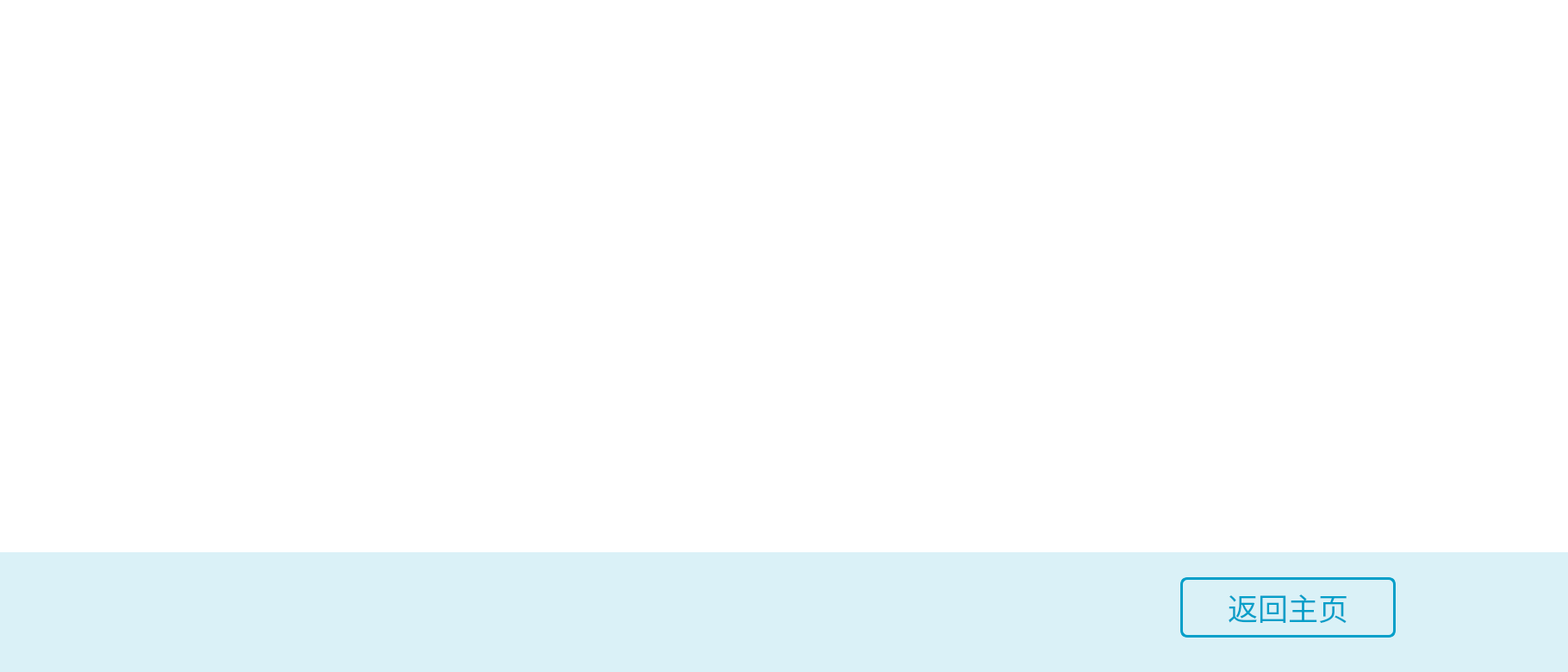
<?xml version="1.0" encoding="UTF-8"?>
<ui version="4.0">
 <class>IntensiveTreatAcupointRecogClass</class>
 <widget class="QWidget" name="IntensiveTreatAcupointRecogClass">
  <property name="geometry">
   <rect>
    <x>0</x>
    <y>0</y>
    <width>1820</width>
    <height>780</height>
   </rect>
  </property>
  <property name="windowTitle">
   <string>IntensiveTreatAcupointRecog</string>
  </property>
  <widget class="QLabel" name="label_7">
   <property name="geometry">
    <rect>
     <x>0</x>
     <y>0</y>
     <width>1820</width>
     <height>641</height>
    </rect>
   </property>
   <property name="styleSheet">
    <string notr="true">QLabel
{
	background-color:#FFFFFF;
}</string>
   </property>
   <property name="text">
    <string/>
   </property>
  </widget>
  <widget class="QPushButton" name="pushButton_DragModel">
   <property name="geometry">
    <rect>
     <x>90</x>
     <y>170</y>
     <width>471</width>
     <height>262</height>
    </rect>
   </property>
   <property name="font">
    <font>
     <family>阿里巴巴普惠体</family>
     <pointsize>26</pointsize>
     <weight>75</weight>
     <bold>true</bold>
    </font>
   </property>
   <property name="styleSheet">
    <string notr="true">QPushButton
{
border:none;
background:transparent;
}</string>
   </property>
   <property name="text">
    <string/>
   </property>
   <property name="icon">
    <iconset resource="PhysicalTherapyRobot.qrc">
     <normaloff>:/DragModelUnpush.png</normaloff>:/DragModelUnpush.png</iconset>
   </property>
   <property name="iconSize">
    <size>
     <width>471</width>
     <height>262</height>
    </size>
   </property>
   <property name="checkable">
    <bool>true</bool>
   </property>
   <property name="autoExclusive">
    <bool>true</bool>
   </property>
   <property name="flat">
    <bool>true</bool>
   </property>
  </widget>
  <widget class="QPushButton" name="pushButton_HandleModel">
   <property name="geometry">
    <rect>
     <x>1230</x>
     <y>170</y>
     <width>471</width>
     <height>262</height>
    </rect>
   </property>
   <property name="font">
    <font>
     <family>阿里巴巴普惠体</family>
     <pointsize>26</pointsize>
     <weight>75</weight>
     <bold>true</bold>
    </font>
   </property>
   <property name="styleSheet">
    <string notr="true">QPushButton
{
border:none;
background:transparent;
}</string>
   </property>
   <property name="text">
    <string/>
   </property>
   <property name="icon">
    <iconset resource="PhysicalTherapyRobot.qrc">
     <normaloff>:/HandleModelUnpush.png</normaloff>:/HandleModelUnpush.png</iconset>
   </property>
   <property name="iconSize">
    <size>
     <width>471</width>
     <height>262</height>
    </size>
   </property>
   <property name="checkable">
    <bool>true</bool>
   </property>
   <property name="autoExclusive">
    <bool>true</bool>
   </property>
   <property name="flat">
    <bool>true</bool>
   </property>
  </widget>
  <widget class="QLabel" name="label_Bottom">
   <property name="geometry">
    <rect>
     <x>0</x>
     <y>641</y>
     <width>1820</width>
     <height>139</height>
    </rect>
   </property>
   <property name="styleSheet">
    <string notr="true">background-color:#DAF1F7;</string>
   </property>
   <property name="text">
    <string/>
   </property>
  </widget>
  <widget class="QLabel" name="label_ManualImage">
   <property name="geometry">
    <rect>
     <x>650</x>
     <y>20</y>
     <width>506</width>
     <height>602</height>
    </rect>
   </property>
   <property name="text">
    <string/>
   </property>
   <property name="pixmap">
    <pixmap resource="PhysicalTherapyRobot.qrc">:/ManualModelSetImage.png</pixmap>
   </property>
  </widget>
  <widget class="QPushButton" name="pushButton_BackToHome">
   <property name="geometry">
    <rect>
     <x>1370</x>
     <y>670</y>
     <width>250</width>
     <height>70</height>
    </rect>
   </property>
   <property name="font">
    <font>
     <family>阿里巴巴普惠体</family>
     <pointsize>26</pointsize>
     <weight>50</weight>
     <bold>false</bold>
    </font>
   </property>
   <property name="styleSheet">
    <string notr="true">color:#059FC9;
border-radius:8px;
border:3px solid #059FC9;</string>
   </property>
   <property name="text">
    <string>返回主页</string>
   </property>
  </widget>
 </widget>
 <layoutdefault spacing="6" margin="11"/>
 <resources>
  <include location="PhysicalTherapyRobot.qrc"/>
 </resources>
 <connections/>
</ui>
